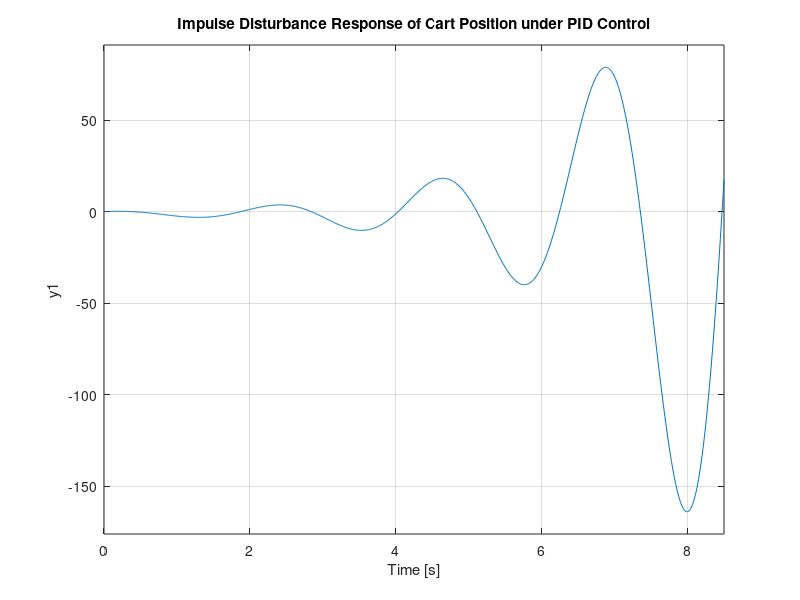

MATLAB code for this plot:
M = 0.5;
m = 0.2;
b = 0.1;
I = 0.006;
g = 9.8;
l = 0.3;

% Define the System Model 
q = (M+m)*(I+m*l^2)-(m*l)^2;
s = tf('s');
P_pend = (m*l*s/q)/(s^3 + (b*(I + m*l^2))*s^2/q - ((M + m)*m*g*l)*s/q - b*m*g*l/q);

% Plot root locus for the pendulum
rlocus(P_pend)
title('Root Locus of Plant (under Proportional Control)')
% Inference from Plot: there will be a branch of root locus entirely on the
% right half of the s plane. Thus inherently unstable. we could remove this
% by adding a pole at origin (integrate)


% Plot root locus for the pendulum with an integral control
C = 1/s;
rlocus(C*P_pend)
title('Root Locus with Integral Control')
zeros = zero(C*P_pend)
poles = pole(C*P_pend)
%Inference from Plot : There are still branches on the right half of the s plane. 
% There is one Zero and four poles in this Tf. By adding zeros to the controller strategically, 
% one can eliminate cancel the right half zeros. Thus adding zeros -3,-4.
% This addition of zeros and poles with a gain constitutes a PID Controller. 

z = [-3 -4];
p = 0;
k = 1;
C = zpk(z,p,k);
rlocus(C*P_pend)
title('Root Locus with PID Controller')
%Inference from the Plot: Upon inspecting the plot it was possible for the
%system requirements(desitred settling time <5 secs) to be met with this controller.
% Hence we need to figure out the gain of the system at the stable left half of s plane. 

% Select a point in the plot at left half(stable region) and type [k,poles] = rlocfind(C*P_pend)
% It was inferred that K is almost equal to 20. Let's experiment the
% impulse response at 20

K = 20;
T = feedback(P_pend,K*C);
impulse(T)
title('Impulse  Response of Pendulum Angle under PID Control');
% Inference from the Plot: System settles appropriately


%The same controller was experimented for the cart's movement too
P_cart = (((I+m*l^2)/q)*s^2 - (m*g*l/q))/(s^4 + (b*(I + m*l^2))*s^3/q - ((M + m)*m*g*l)*s^2/q - b*m*g*l*s/q);
T2 = feedback(1,P_pend*C)*P_cart;
t = 0:0.01:8.5;
impulse(T2, t);
title('Impulse Disturbance Response of Cart Position under PID Control');
% It was seen that the system went unstable for the cart. It is not
% feasible to implement the same system for both Pendulum and the cart as a
% SIMO system. However, Root locus is studied.